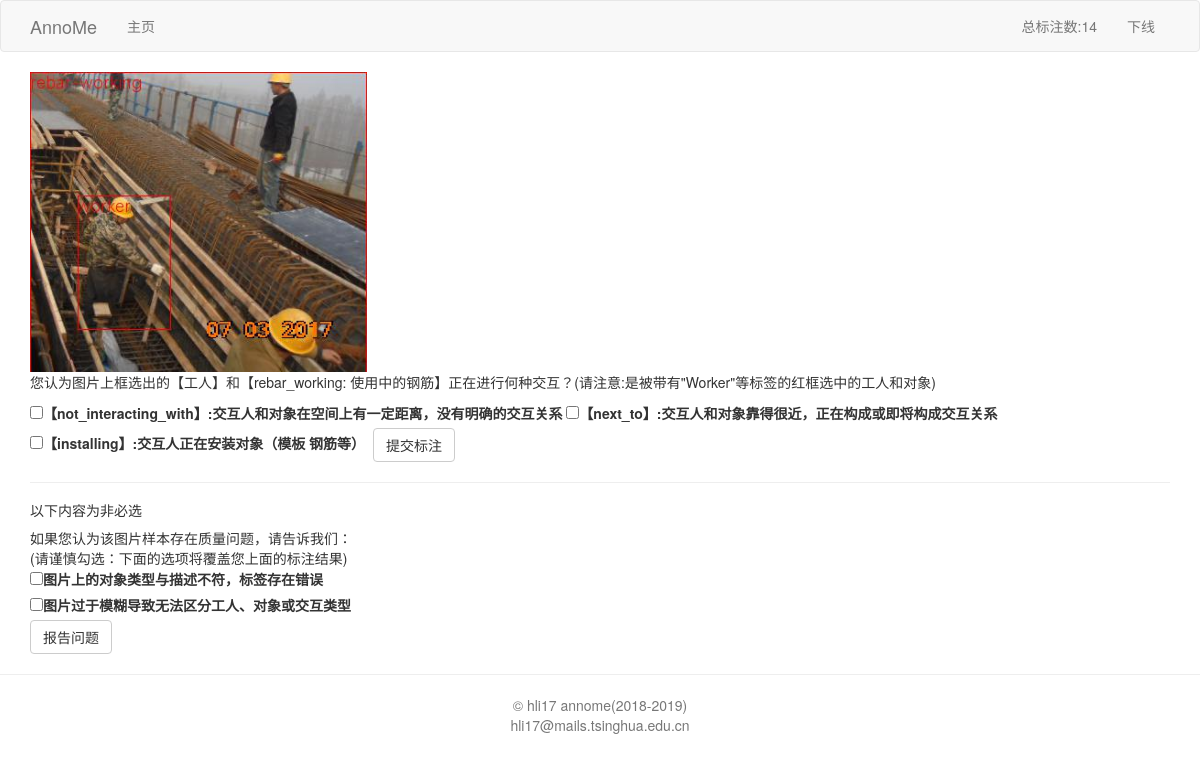
/annotation (signed in), run on the app's committed database.
### app/models.py (models this page shows, shortened)
class User(UserMixin,db.Model):
    __tablename__='user'
    id = db.Column(db.Integer,primary_key=True)
    student_id = db.Column(db.String(16),index=True,unique=True)
    name=db.Column(db.String(64),index=True)
    count = db.Column(db.Integer,default=0,index=True)
    contact = db.Column(db.String(64))
    lastlogin = db.Column(db.DateTime,index=True)

class Pic(db.Model):
    __tablename__='pic'
    id = db.Column(db.Integer,primary_key=True)
    pic_name = db.Column(db.String(64),index=True,unique=True)
    object_type = db.Column(db.String(64))
    anno1 = db.Column(db.String(12))
    user1_id = db.Column(db.Integer,db.ForeignKey('user.id'),index=True,default=0)
    user1 = db.relationship('User',foreign_keys=[user1_id])
    anno2 = db.Column(db.String(12))
    user2_id = db.Column(db.Integer,db.ForeignKey('user.id'),default=0)
    user2 = db.relationship('User',foreign_keys=[user2_id])
    user3_id = db.Column(db.Integer,db.ForeignKey('user.id'),default=0)
    user3 = db.relationship('User',foreign_keys=[user3_id])
    anno3 = db.Column(db.String(12))
    status = db.Column(db.String(16),index =True)
    annotating_id = db.Column(db.Integer,db.ForeignKey('user.id'))
    annotating = db.relationship('User',foreign_keys=[annotating_id])
    unknown = db.Column(db.Boolean,index=True,default=False)
    label_error = db.Column(db.Boolean,index=True,default=False)
    confuse = db.Column(db.Boolean,index=True,default=False)
    def __repr__(self):
        return '<Pic {},{},{},{},{}>'.format(self.pic_name,self.user1_id,self.user2_id,self.user3_id,self.status)

### app/routes.py (the view)
@app.route('/annotation',methods=['GET','POST'])
@login_required
def annotation():#annos:标注来的checklist,anno:000010001格式的标注数据
    if request.method=="POST":#接收用户标记好的数据
        annos = request.form.getlist('anno')
        pic_id = request.form.getlist('picid')
        problem = request.form.getlist('problem')
        print(annos,pic_id,problem)
        annotate(annos,problem,pic_id)
    pic = Pic.query.filter_by(annotating_id=current_user.id).first()
    if pic is None:
        pic = Pic.query.filter(and_(Pic.user1_id != current_user.id, \
            Pic.user2_id != current_user.id)).filter(Pic.status == '待标注').first()
    if pic is None:
        return render_template('finish.html',title=current_user.name,user=current_user)
    else:
        pic.status = '标注中'
        pic.annotating_id = current_user.id
        db.session.commit()
        print('---新图提取---',pic)
        verbs = possible_verbs_explanations(pic.object_type)
        return render_template('annotation.html',pic=pic,verbs=verbs, \
            object_explain=object_explain(pic.object_type),title=current_user.name)

### app/STATICS.py (called while the page is built)
def possible_verbs_explanations(object_type):
    if object_type in OBJECT_VERB_LIST:
        verblist = OBJECT_VERB_LIST[object_type]
    else:
        verblist = []
    result= []
    for verb in verblist:
        result.append({"verb":verb,"explanation":VERB_EXPLANATION[verb]})
    return result

def object_explain(object_type):
    return OBJECT_EXPLANATION[object_type]

### app/models.py (called while the page is built)
@login.user_loader
def load_user(id):
    return User.query.get(int(id))

### app/templates/annotation.html (shortened to what this page needs)
{% extends "base.html" %}
{% block app_content %}
    <div class="container">
        <div class="row">
            <img src="{{url_for('static',filename='pics/'+pic.pic_name+'.jpg')}}" class="col align-self-center" style="max-width:100%;max-height: 300px">
        </div>
    </div>
    <p>您认为图片上框选出的【工人】和【{{ pic.object_type }}: {{ object_explain }}】正在进行何种交互？(请注意:是被带有"Worker"等标签的红框选中的工人和对象)</p>
    <form action="" method="POST">
        {% for verb in verbs %}
        <label><input name="anno" type="checkbox" value="{{ verb.verb }}">【{{ verb.verb }}】:{{ verb.explanation }}</label>
        {% endfor %}
        <input type="submit" class="btn btn-default" value="提交标注"/>
        <hr>
            <h5>以下内容为非必选</h5>
            如果您认为该图片样本存在质量问题，请告诉我们：<br>
            (请谨慎勾选：下面的选项将覆盖您上面的标注结果)<br>
            <label><input name="problem" type="checkbox" value="er">图片上的对象类型与描述不符，标签存在错误</label><br>
            <label><input name="problem" type="checkbox" value="un">图片过于模糊导致无法区分工人、对象或交互类型</label><br>
            <input type="submit" class="btn btn-default" value="报告问题"/>
    </form>
{% endblock %}

### app/templates/base.html (shortened to what this page needs)
{% extends 'bootstrap/base.html' %}
    {%block navbar %}
    <nav class="navbar navbar-default">
        <div class="container">
            <div class="navbar-header">
                <a class="navbar-brand" href="{{url_for('index')}}">AnnoMe</a>
            </div>
            <div class="collapse navbar-collapse" id="bs-example-navbar-collapse-1">
                <ul class="nav navbar-nav">
                    <li><a href="{{url_for('index')}}">主页</a></li>
                </ul>
                <ul class="nav navbar-nav navbar-right">
                    {% if current_user.is_anonymous %}
                    <li><a href="{{ url_for('login') }}">登陆</a></li>
                    {% else %}
                    <li><a href="#">总标注数:{{ current_user.count }}</a></li>
                    <li><a href="{{ url_for('logout') }}">下线</a></li>
                    {% endif %}
                </ul>
            </div>
        </div>
    </nav>
    {% endblock %}
    {% block content %}
    <div class="container">
        {% block app_content %}{% endblock %}
    </div>
    <hr>
    <footer>
        <p class="text-center text-muted">&copy; hli17 annome(2018-2019)<br>
            hli17@mails.tsinghua.edu.cn
        </p>
    </footer>
    {% endblock %}

### data on the page
User: count "14"
Pic: pic_name (picture), object_type "rebar_working"

### other printed values
{{ object_explain }} "使用中的钢筋"
{{ verb.verb }} "not_interacting_with" "next_to" "installing"
{{ verb.explanation }} "交互人和对象在空间上有一定距离，没有明确的交互关系" "交互人和对象靠得很近，正在构成或即将构成交互关系" "交互人正在安装对象（模板 钢筋等）"
